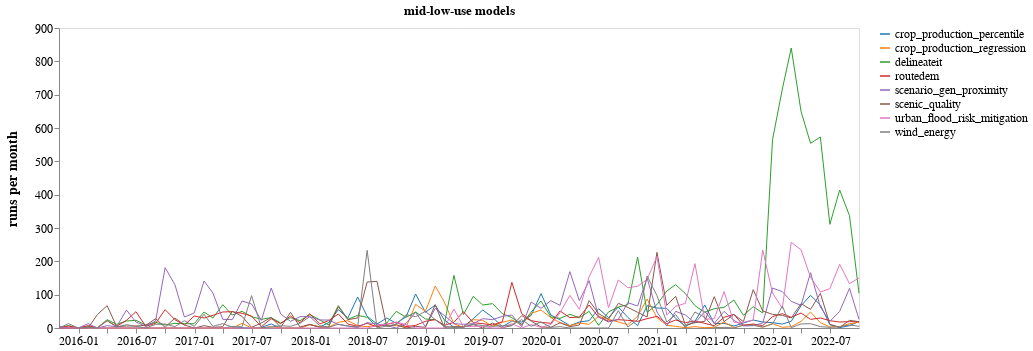

The code cell stored with this chart in its notebook:
### Code cell
mid_low_use_models = [
    'delineateit',
    'scenario_gen_proximity',
    'urban_flood_risk_mitigation',
    'scenic_quality',
    'routedem',
    'crop_production_percentile',
    'wind_energy',
    'crop_production_regression',
]
plot_model_counts_over_time(mid_low_use_models, 'mid-low-use models')

### Figure 1 — Vega-Lite specification as saved in the notebook (floating-point values rounded to 4 significant figures; data arrays with more than 128 entries replaced by an {"elided": "..."} marker saying what was removed)
{"config": {"view": {"continuousWidth": 400, "continuousHeight": 300}, "axis": {"grid": false, "labelFontSize": 12, "titleFontSize": 14, "titlePadding": 15}, "legend": {"labelFontSize": 12, "title": null}}, "data": {"name": "data-0a5806c26c55369f13a2bf6839ebcc9c"}, "mark": "line", "encoding": {"color": {"type": "nominal", "field": "model", "scale": {"scheme": "category10"}}, "opacity": {"condition": {"value": 1, "selection": "selector003"}, "value": 0.2}, "size": {"value": 1}, "x": {"type": "temporal", "axis": {"format": "%Y-%m"}, "field": "index", "title": null}, "y": {"type": "quantitative", "field": "value", "title": "runs per month"}}, "height": 300, "selection": {"selector003": {"type": "multi", "fields": ["model"], "bind": "legend"}}, "title": "mid-low-use models", "width": 800, "$schema": "https://vega.github.io/schema/vega-lite/v4.8.1.json", "datasets": {"data-0a5806c26c55369f13a2bf6839ebcc9c": {"elided": "672 records"}}}
